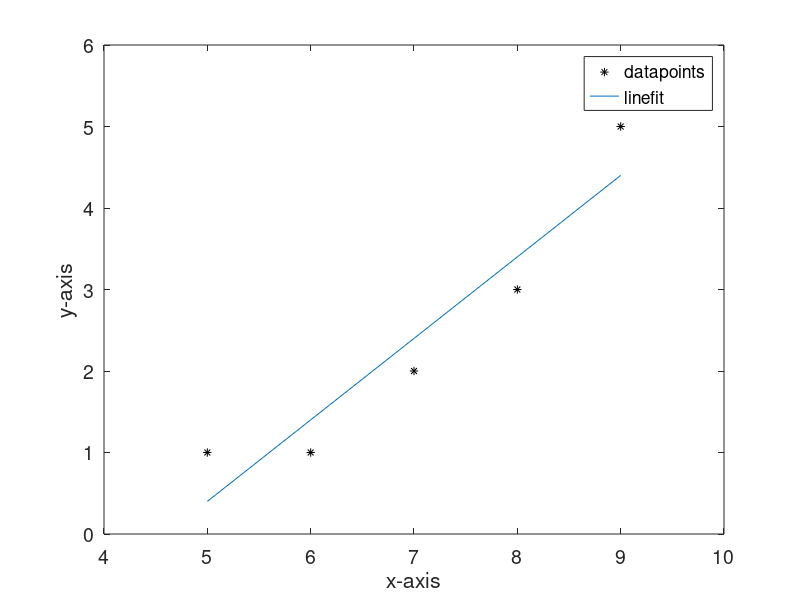
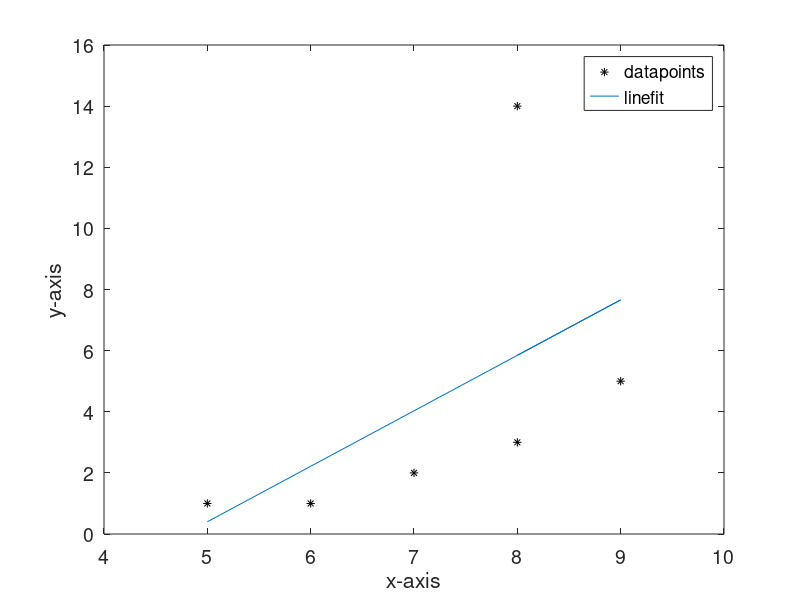

Write MATLAB code to recreate these figures, in order. (Note: this script raises an error after producing the figures.)

% FILE NAME     : Model_Fitting.m
%
% DESCRIPTION   : Code to fit a model to data 
%
% PLATFORM	: Matlab
%
% DATE	        NAME
% 29-Aug-2018   Shashi Shivaraju


clear; %clear all the varaibles
clc; %clear the screeen

%Part 1 of the lab
%data points
x1 = [5 6 7 8 9];
y1 = [1 1 2 3 5];

%declare  the matrices of the normal equation
A1 = [5 1;6 1;7 1;8 1;9 1];
b1 = [1;1;2;3;5];

X1 = (A1'*A1)\(A1'*b1);

%plot the data and the line 
figure(1);
plot(x1,y1,'k*');
hold on;
y1 = X1(1,1)*x1+X1(2,1);
plot(x1,y1);
hold off;
axis([4 10 0 6]);
set(gca,"FontSize",14);
xlabel('x-axis');
ylabel('y-axis');
legend('datapoints','linefit')

%Part 2 of the lab
%data points
x2 = [5 6 7 8 9 8];
y2 = [1 1 2 3 5 14];

%declare  the matrices of the normal equation
A2 = [5 1;6 1;7 1;8 1;9 1;8 1];
b2 = [1;1;2;3;5;14];
X2 = (A2'*A2)\(A2'*b2); %X = inv(A'*A)*A'*b

%plot the data and the line 
figure(2);
plot(x2,y2,'k*');
axis([4 10 0 16]);
hold on;
y2 = X2(1,1)*x2+X2(2,1);
plot(x2,y2);
hold off;
set(gca,"FontSize",14,"YTick",(0:2:16));
xlabel('x-axis');
ylabel('y-axis');
legend('datapoints','linefit')


%Part 3 of the lab
%read the data from the file
T = readtable('83people-all-meals.txt');
Data = table2array(T);
%y-axis data
KiloCal_Bite = (Data(:,4)./Data(:,3));
%x-axis data
bites = Data(:,3);

bites_down = zeros(length(bites),1) ;
KiloCal_Bite_down = zeros(length(bites),1);

%declare  the matrices of the normal equation
A3 = [log(bites) ones(length(bites),1)];
b3 = log(KiloCal_Bite);

%solve for the unknowns
X3 = (A3'*A3)\(A3'*b3); %X = inv(A'*A)*A'*b

a3 = exp(X3(2,1));
b3 = X3(1,1);

%plot the data and the line 
figure(3)
plot(bites_down, KiloCal_Bite_down,'k.');
hold on;
x3 = 0:max(bites);
y3 = a3 * x3.^b3;
plot(x3,y3,'k','LineWidth',3);
hold off;
axis([0 150 0 150]);
set(gca,"FontSize",14);
xlabel('Bites');
ylabel('kilo-calories/ bites');
legend('datapoints','linefit')
